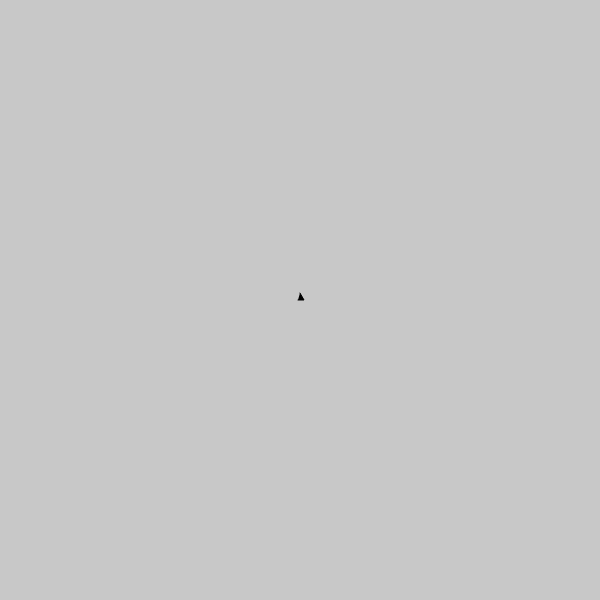
Frame 1 (no input)
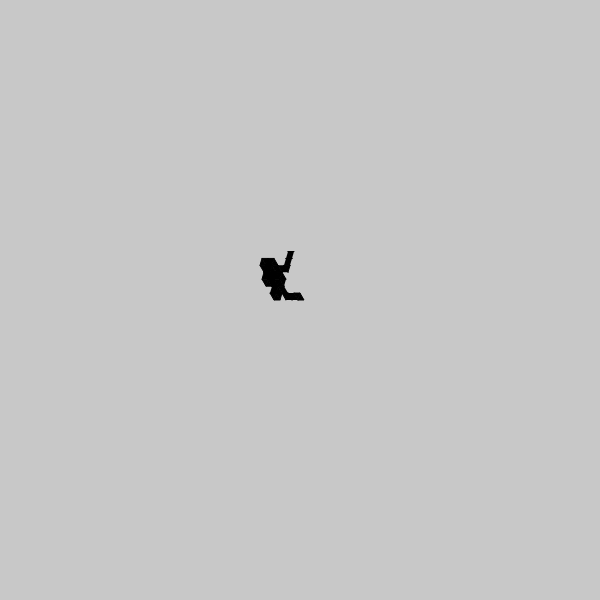
Frame 60 (no input)
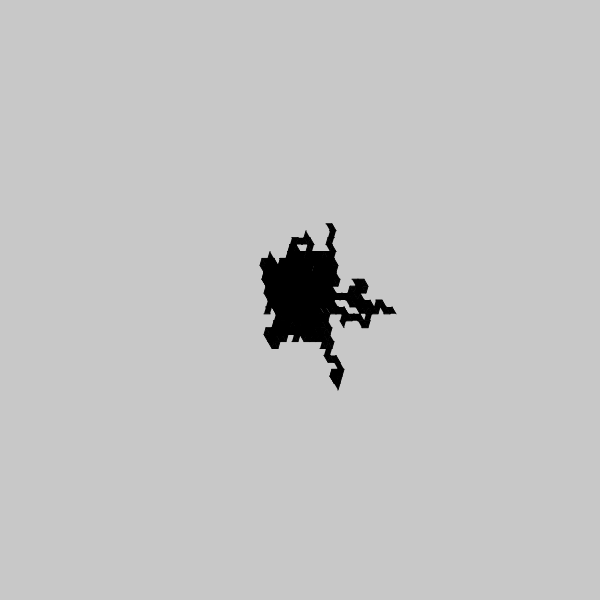
Frame 120 (the mouse pressed at the canvas centre since frame 60)

The p5.js sketch that drew these frames (run headless with seeded random() and noise() and a simulated clock; from frame 60 on, the mouse is pressed at the canvas centre):

// p5.js sketch
// ── sketch.js

let ivy_arr = []

function setup() {
    createCanvas(600, 600);
    background(200);

    ivy_arr[0] = new Ivy(width / 2, height / 2, 4);
}

function draw() {
    for (let i = 0; i < ivy_arr.length; i++) {
        ivy_arr[i].display();
        ivy_arr[i].update();
        if (ivy_arr[i].isDead()) {
            ivy_arr.splice(i, 1);
        }
    }
    
    if (mouseIsPressed) {
        ivy_arr.push(new Ivy(mouseX, mouseY, 4));
    }
}
// ── ivy.js
class Ivy {
    constructor(x, y, side_len) {
        this.tri_v = [
            createVector(x - side_len / 2, y)
            , createVector(x + side_len, y)
            , createVector(x, y - side_len * Math.sqrt(3))
        ];
        this.lifespan = 300;
    }

    display() {
        fill(0);
        beginShape();
        vertex(this.tri_v[0].x, this.tri_v[0].y);
        vertex(this.tri_v[1].x, this.tri_v[1].y);
        vertex(this.tri_v[2].x, this.tri_v[2].y);
        endShape();
    }

    update() {
        let pick_id, v_tmp_old, v_tmp_new;
        pick_id = parseInt(2 * Math.random());
        v_tmp_old = this.tri_v[pick_id];
        this.tri_v.splice(pick_id, 1);
        // Flip the triangle
        v_tmp_new = p5.Vector.sub(p5.Vector.add(this.tri_v[0], this.tri_v[1]), v_tmp_old);
        // v_tmp_new = v_tmp_new.mult(0.999);
        this.tri_v.push(v_tmp_new);

        this.lifespan -= 1
    }

    isDead() {
        if(this.lifespan < 0) {
            return true;
        }
        else {
            return false;
        }
    }
}
